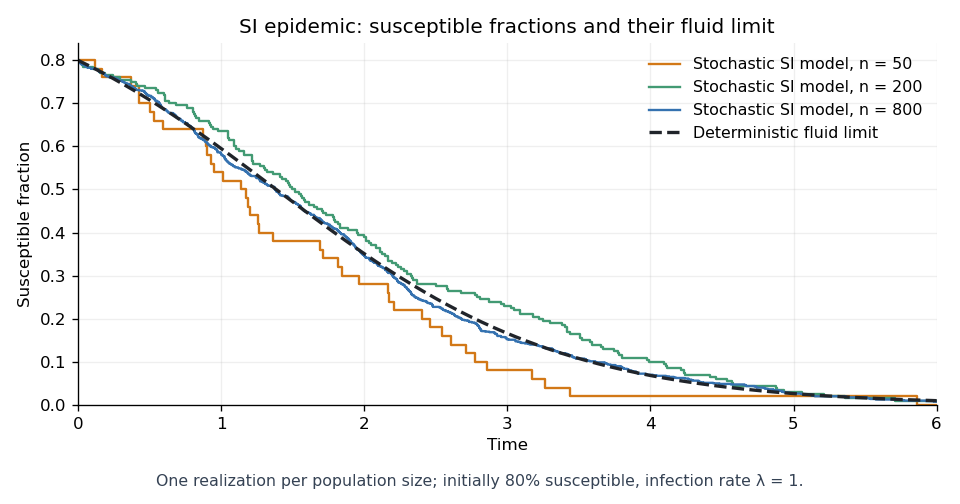

Reproduce this figure in Python.
"""Draw SI sample paths; write the PNG in the caller's working directory."""

from pathlib import Path

import matplotlib

matplotlib.use("Agg")
import matplotlib.pyplot as plt
import numpy as np


def sample_path(population, initial_fraction, rate, horizon, rng):
    susceptible = round(population * initial_fraction)
    time = 0.0
    times = [time]
    fractions = [susceptible / population]
    while susceptible:
        event_rate = rate * susceptible * (population - susceptible) / population
        if not event_rate:
            break
        time += rng.exponential(1 / event_rate)
        if time > horizon:
            break
        susceptible -= 1
        times.append(time)
        fractions.append(susceptible / population)
    times.append(horizon)
    fractions.append(fractions[-1])
    return np.asarray(times), np.asarray(fractions)


def main():
    rng = np.random.default_rng(200636)
    initial_fraction = 0.8
    rate = 1.0
    horizon = 6.0
    fig, ax = plt.subplots(figsize=(8, 4.2), dpi=120, facecolor="white")
    for population, color in [(50, "#d27817"), (200, "#429a73"), (800, "#3572b0")]:
        times, fractions = sample_path(
            population, initial_fraction, rate, horizon, rng
        )
        ax.step(
            times, fractions, where="post", color=color, linewidth=1.4,
            label=f"Stochastic SI model, n = {population}",
        )
    times = np.linspace(0, horizon, 601)
    decay = np.exp(-rate * times)
    limit = initial_fraction * decay / (1 - initial_fraction + initial_fraction * decay)
    ax.plot(times, limit, "--", color="#20242a", linewidth=2.0, label="Deterministic fluid limit")
    ax.set(
        xlim=(0, horizon), ylim=(0, 0.84),
        xlabel="Time", ylabel="Susceptible fraction",
        title="SI epidemic: susceptible fractions and their fluid limit",
    )
    ax.grid(alpha=0.2)
    ax.spines[["top", "right"]].set_visible(False)
    ax.legend(frameon=False, fontsize=9.5)
    fig.text(
        0.5, 0.035,
        "One realization per population size; initially 80% susceptible, infection rate λ = 1.",
        ha="center", fontsize=9.5, color="#354254",
    )
    fig.tight_layout(rect=(0, 0.065, 1, 1))
    fig.savefig(Path(__file__).with_suffix(".png").name, facecolor="white")
    plt.close(fig)


if __name__ == "__main__":
    main()
